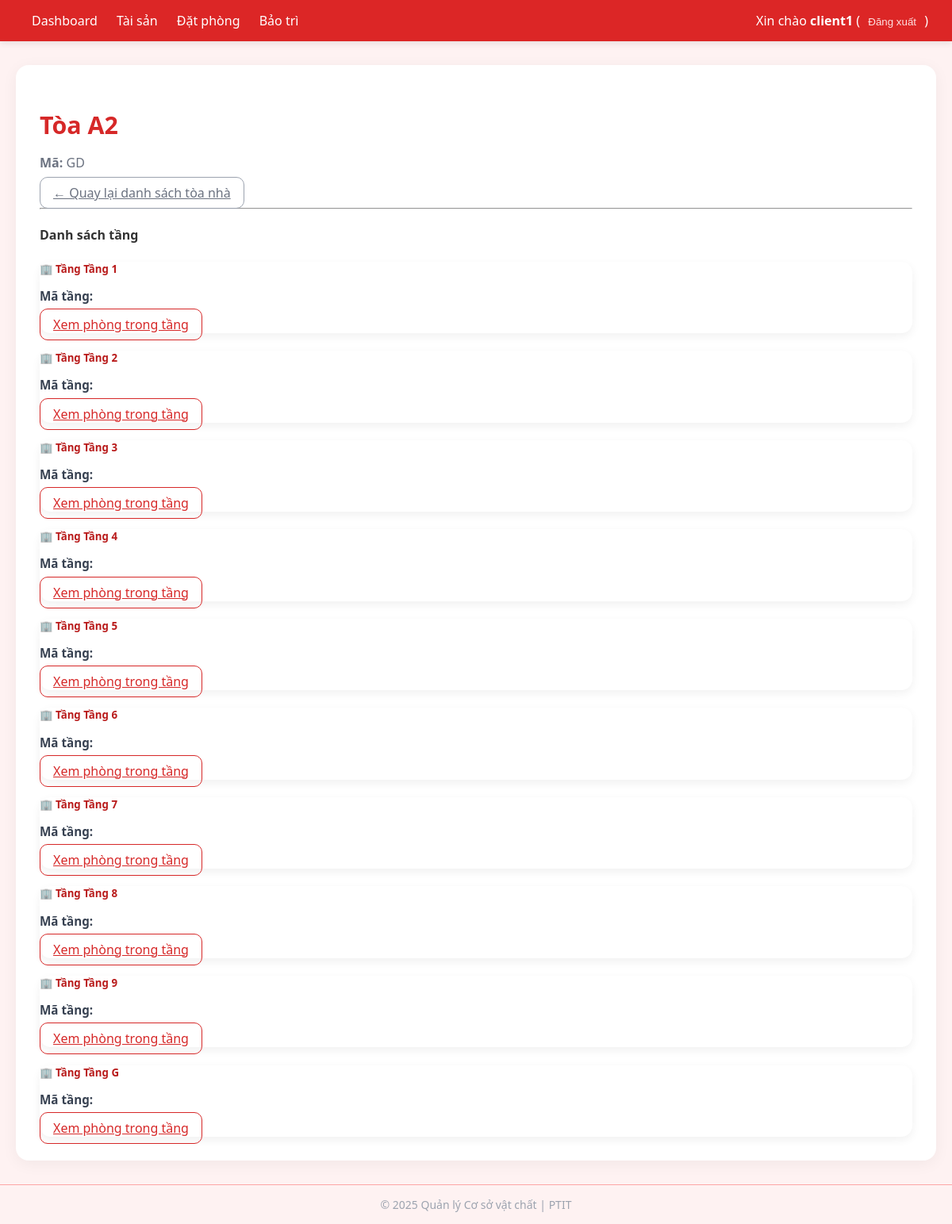
Screenshot of /assets/building/1/ (signed in) with the database file from the repository.
### core/models.py (models this page shows, shortened)
class Building(models.Model):
    code = models.CharField(max_length=50, unique=True)
    name = models.CharField(max_length=200)
    description = models.TextField(blank=True)

class Floor(models.Model):
    building = models.ForeignKey(Building, on_delete=models.CASCADE, related_name='floors')
    number = models.CharField(max_length=20)
    name = models.CharField(max_length=200, blank=True)
    class Meta:
        unique_together = ('building', 'number')

### core/views.py (the view)
# urls.py: path('assets/building/<int:pk>/', views.asset_building_detail, name='asset_building_detail'),
@login_required
def asset_building_detail(request, pk):
    building = get_object_or_404(Building, pk=pk)
    floors = building.floors.all().order_by('number')
    return render(request, 'core/asset_floors.html', {'building': building, 'floors': floors})

### templates/core/asset_floors.html (shortened to what this page needs)
{% extends 'core/base.html' %}
{% block content %}
<div class="container mt-4">
  <div class="d-flex justify-content-between align-items-center mb-3 flex-wrap">
    <div>
      <h2 class="title">{{ building.name }}</h2>
      <p class="text-muted mb-1"><strong>Mã:</strong> {{ building.code }}</p>
    </div>
    <a href="{% url 'asset_hierarchy' %}" class="btn btn-outline-secondary mt-2 mt-md-0">
      ← Quay lại danh sách tòa nhà
    </a>
  </div>
  <hr>
  <h4 class="mb-3 text-dark fw-semibold">Danh sách tầng</h4>
  {% if floors %}
  <div class="row">
    {% for floor in floors %}
    <div class="col-md-4 mb-4">
      <div class="card h-100">
        <div class="card-body">
          <h5 class="card-title">🏢 Tầng {{ floor.name }}</h5>
          <p class="card-text"><strong>Mã tầng:</strong> {{ floor.code }}</p>
          <a href="{% url 'asset_floor_detail' floor.pk %}" class="btn btn-outline-primary btn-sm">
            Xem phòng trong tầng
          </a>
        </div>
      </div>
    </div>
    {% endfor %}
  </div>
  {% else %}
  <div class="alert-info">
    Tòa nhà này chưa có tầng nào được thêm.
  </div>
  {% endif %}
</div>
{% endblock %}

### templates/core/base.html (shortened to what this page needs)
<!doctype html>
<html lang="vi">
  <head>
    <link rel="stylesheet" href="https://cdnjs.cloudflare.com/ajax/libs/mini.css/3.0.1/mini-default.min.css">
  </head>
  <body>
    <header>
      <div class="nav-links">
        <a href="{% url 'dashboard' %}">Dashboard</a>
        <a href="{% url 'asset_hierarchy' %}">Tài sản</a>
        <a href="{% url 'room_booking_list' %}">Đặt phòng</a>
        <a href="{% url 'maintenance_list' %}">Bảo trì</a>
      </div>
      <div class="user-info">
        {% if user.is_authenticated %}
          Xin chào <strong>{{ user.username }}</strong> (
          <form method="post" action="{% url 'logout' %}" style="display:inline">
            <button type="submit">Đăng xuất</button>
          </form>
          )
        {% else %}
          <a href="{% url 'login' %}">Đăng nhập</a>
        {% endif %}
      </div>
    </header>
    <main class="container">
      {% block content %}{% endblock %}
    </main>
    <footer>
      © 2025 Quản lý Cơ sở vật chất | PTIT
    </footer>
  </body>
</html>

### templates/core/base.html (style rules this page uses)
body { background: #fef2f2; font-family: "Segoe UI", Roboto, sans-serif; margin: 0; color: #333; }
header { background: #dc2626; color: white; padding: 15px 30px; display: flex; align-items: center; justify-content: space-between; box-shadow: 0 2px 8px rgba(0,0,0,0.1); }
header a { color: white; text-decoration: none; font-weight: 500; margin: 0 10px; transition: color 0.3s; }
header form button { color: #fee2e2; font-weight: 500; border: none; background: none; cursor: pointer; transition: color 0.3s; }
main.container { max-width: 1100px; margin: 30px auto; background: white; padding: 30px; border-radius: 16px; box-shadow: 0 4px 20px rgba(0,0,0,0.05); animation: fadeIn 0.4s ease-in-out; }
h1, h2, h3 { color: #991b1b; }
footer { text-align: center; padding: 15px; color: #9ca3af; font-size: 14px; background: #fef2f2; border-top: 1px solid #fca5a5; }

### templates/core/asset_floors.html (style rules this page uses)
.container { animation: fadeIn 0.4s ease-in-out; }
h2.title { color: #d62828; font-weight: 700; font-size: 1.9rem; margin-bottom: 5px; }
.text-muted { color: #6b7280; }
.card { border: none; border-radius: 14px; background: #fff; box-shadow: 0 4px 12px rgba(0,0,0,0.06); transition: all 0.25s ease-in-out; }
.card-title { font-weight: 600; color: #b91c1c; margin-bottom: 8px; }
.card-text { color: #374151; font-size: 0.95rem; }
.btn { border-radius: 10px; font-weight: 500; transition: all 0.25s ease-in-out; padding: 8px 16px; }
.btn-outline-primary { border: 1px solid #d62828; color: #d62828; }
.btn-outline-secondary { border: 1px solid #9ca3af; color: #6b7280; }

### rows the page displays
Building: name "Tòa A2", code "GD"
Floor: name "Tầng 1"
Floor: name "Tầng 2"
Floor: name "Tầng 3"
Floor: name "Tầng 4"
Floor: name "Tầng 5"
Floor: name "Tầng 6"
Floor: name "Tầng 7"
Floor: name "Tầng 8"
Floor: name "Tầng 9"
Floor: name "Tầng G"

### other values shown
{{ user.username }} "client1"
